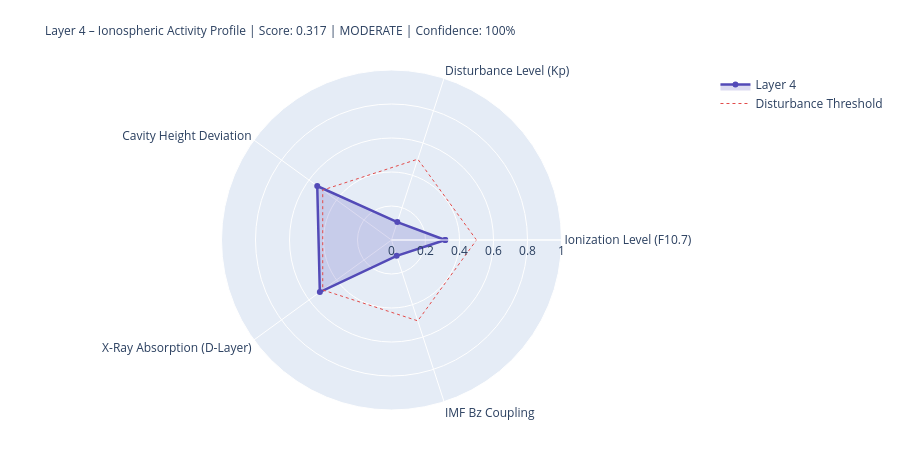

Source (notebook cell):
### Markdown cell above
---
## 4. State Assessment & Handoff to Layer 5

### Code cell
# ============================================================
# LAYER-4-SCORE
# ============================================================

COMPONENTS = {
    'Ionization Level (F10.7)':    {'score': ioniz,       'source': 'primary' if f107_now else 'from_layer0', 'dynamic': True},
    'Disturbance Level (Kp)':          {'score': disturb,     'source': 'primary' if kp_now   else 'from_layer0', 'dynamic': True},
    'Cavity Height Deviation':    {'score': h_dev,       'source': 'derived',                                'dynamic': True},
    'X-Ray Absorption (D-Layer)':{'score': xray_ioniz,  'source': 'primary' if xray_now else 'missing',     'dynamic': True},
    'IMF Bz Coupling':             {'score': bz_coupling, 'source': 'primary' if bz_now   else 'from_layer0', 'dynamic': True},
}

available    = {k: v['score'] for k, v in COMPONENTS.items() if v['score'] is not None}
unavailable  = [k for k, v in COMPONENTS.items() if v['score'] is None]
layer4_score = round(sum(available.values()) / len(available), 4) if available else None
confidence   = round(len(available) / len(COMPONENTS), 2)
level = ('unknown' if layer4_score is None
         else 'quiet'   if layer4_score < 0.3
         else 'moderate' if layer4_score < 0.6
         else 'active')
dominant_l4 = max(available, key=available.get) if available else 'none'

# Resonance delta for Schumann SR-1
sr1_ref = schumann_freq(1, 80.0)
sr1_now = schumann_freq(1, h_eff)
sr1_delta_mhz = (sr1_now - sr1_ref) * 1000

# Propagation conditions
prop_cond = ('disturbed'   if kp_val > 4
             else 'unsettled' if kp_val > 2
             else 'normal')
if xray_class in ['X', 'M']:
    prop_cond = 'Radio-Blackout moeglich'

W = 68
print('=' * W)
print('LAYER 4 – IONOSPHERE – STATE ASSESSMENT')
print('=' * W)
for name, comp in COMPONENTS.items():
    s = comp['score']
    if s is not None:
        bar = '█' * int(s * 20) + '░' * (20 - int(s * 20))
        print(f'  {name:<36} {bar}  {s:.3f}  [{comp["source"]}]')
    else:
        print(f'  {name:<36} {"─" * 20}  n/a   [missing]')
print('-' * W)
print(f'  Score:          {layer4_score:.3f}  ({len(available)}/{len(COMPONENTS)} components)')
print(f'  Confidence:     {confidence:.0%}')
print(f'  Level:          {level.upper()}')
print(f'  Dominant:       {dominant_l4}')
print(f'  Cavity height:  {h_eff:.1f} km  (Ref: 80.0 km)')
print(f'  SR-1:           {sr1_now:.3f} Hz  (Δ {sr1_delta_mhz:+.1f} mHz vs. ref)')
print(f'  Propagation:    {prop_cond}')
print(f'  X-Ray:          {xray_class}-class  ({xray_now:.2e} W/m²)' if xray_now else '  X-Ray:          n/a')
print('=' * W)

# Radar
cats   = list(available.keys())
vals_r = list(available.values())
if len(cats) >= 3:
    fig = go.Figure()
    fig.add_trace(go.Scatterpolar(
        r=vals_r + [vals_r[0]], theta=cats + [cats[0]],
        fill='toself', fillcolor='rgba(83,74,183,0.20)',
        line=dict(color='#534AB7', width=2.5), name='Layer 4'
    ))
    fig.add_trace(go.Scatterpolar(
        r=[0.5] * (len(cats)+1), theta=cats + [cats[0]],
        line=dict(color='#E24B4A', dash='dot', width=1),
        mode='lines', name='Disturbance Threshold'
    ))
    fig.update_layout(
        title=dict(
            text=f'Layer 4 – Ionospheric Activity Profile | Score: {layer4_score:.3f} | {level.upper()} | Confidence: {confidence:.0%}',
            font=dict(size=12)
        ),
        polar=dict(radialaxis=dict(visible=True, range=[0, 1])),
        height=450, showlegend=True,
        margin=dict(l=80, r=80, t=70, b=40)
    )
    fig.show()

### Figure 1 — Plotly figure (JSON) as saved in the notebook; plotly's stock layout.template omitted (floating-point values rounded to 4 significant figures)
{"data": [{"fill": "toself", "fillcolor": "rgba(83,74,183,0.20)", "line": {"color": "#534AB7", "width": 2.5}, "name": "Layer 4", "r": [0.316, 0.111, 0.54, 0.521, 0.098, 0.316], "theta": ["Ionization Level (F10.7)", "Disturbance Level (Kp)", "Cavity Height Deviation", "X-Ray Absorption (D-Layer)", "IMF Bz Coupling", "Ionization Level (F10.7)"], "type": "scatterpolar"}, {"line": {"color": "#E24B4A", "dash": "dot", "width": 1}, "mode": "lines", "name": "Disturbance Threshold", "r": [0.5, 0.5, 0.5, 0.5, 0.5, 0.5], "theta": ["Ionization Level (F10.7)", "Disturbance Level (Kp)", "Cavity Height Deviation", "X-Ray Absorption (D-Layer)", "IMF Bz Coupling", "Ionization Level (F10.7)"], "type": "scatterpolar"}], "layout": {"height": 450, "margin": {"b": 40, "l": 80, "r": 80, "t": 70}, "polar": {"radialaxis": {"range": [0, 1], "visible": true}}, "showlegend": true, "title": {"font": {"size": 12}, "text": "Layer 4 – Ionospheric Activity Profile | Score: 0.317 | MODERATE | Confidence: 100%"}}}
